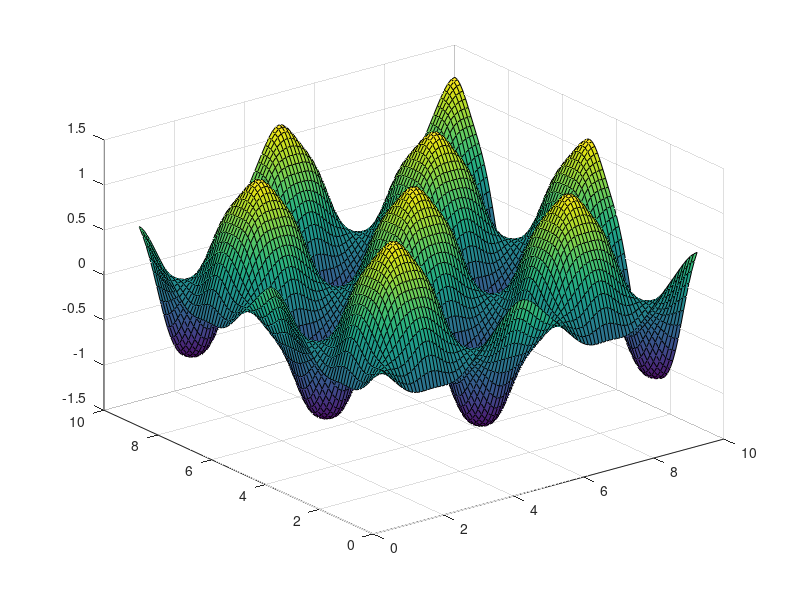
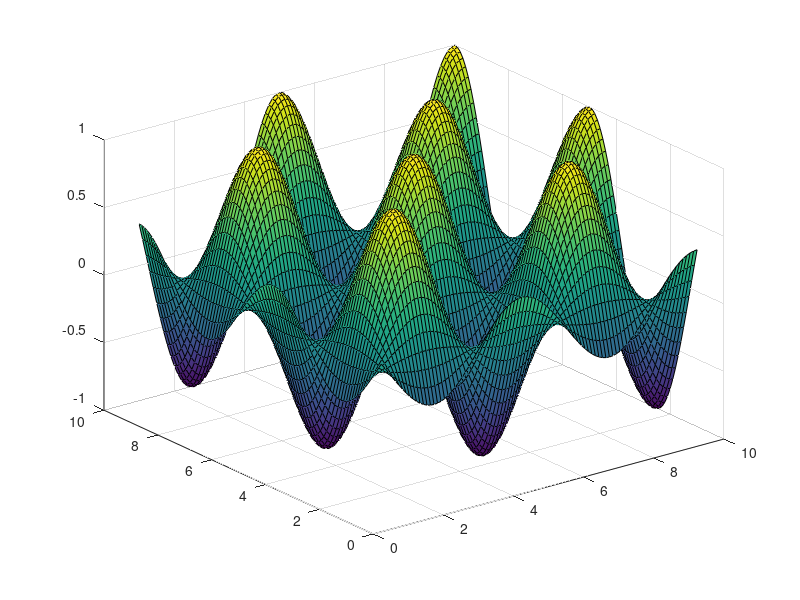

Source code (MATLAB) for these figures, in order:

% PCE - 2nd order, 2 variables for a 2D mesh

clear all

x = 1:0.1:10;
y = 1:0.1:10;

L = length(x);


n = 500;

eta1 = randn(1,n);
eta2 = randn(1,n);

Y = zeros(L,L,n);

for j = 1:n
  
    Y(:,:,j) = 1 + eta1(:,j)*cos((4*pi/10)*x)'*cos((4*pi/10)*y) + eta2(:,j)*cos((8*pi/10)*x)'*cos((8*pi/10)*y) + ...
        (eta1(:,j)^2-1)*cos(4*(pi/10)*x)'*cos(4*(pi/10)*y) + (eta2(:,j)^2-1)*cos(8*(pi/10)*x)'*cos(8*(pi/10)*y)+...
        eta1(:,j)*eta2(:,j)*cos((16*pi/10)*x)'*cos((16*pi/10)*y);
    
end

% 2nd Order

psi_0 = ones(1,n);
psi_1 = eta1;
psi_2 = eta2;
psi_3 = (eta1.^2 -1);
psi_4 = (eta1.*eta2);
psi_5 = (eta2.^2 -1);

a0 = zeros(L,L);
a1 = zeros(L,L);
a2 = zeros(L,L);
a3 = zeros(L,L);
a4 = zeros(L,L);
a5 = zeros(L,L);

for i = 1:L
    
    for j = 1:L

            temp(:,1) = Y(i,j,:);
        
            a0(i,j) = (sum(temp.*psi_0(:))/n)/(sum(psi_0(:).*psi_0(:))/n);
            a1(i,j) = (sum(temp.*psi_1(:))/n)/(sum(psi_1(:).*psi_1(:))/n);
            a2(i,j) = (sum(temp.*psi_2(:))/n)/(sum(psi_2(:).*psi_2(:))/n);

            a3(i,j) = (sum(temp.*psi_3(:))/n)/(sum(psi_3(:).*psi_3(:))/n);
            a4(i,j) = (sum(temp.*psi_4(:))/n)/(sum(psi_4(:).*psi_4(:))/n);
            a5(i,j) = (sum(temp.*psi_5(:))/n)/(sum(psi_5(:).*psi_5(:))/n);
    end
    
end

figure(1)
surf(x,y,a1)
figure(2)
surf(x,y,cos((4*pi/10)*x)'*cos((4*pi/10)*y))
